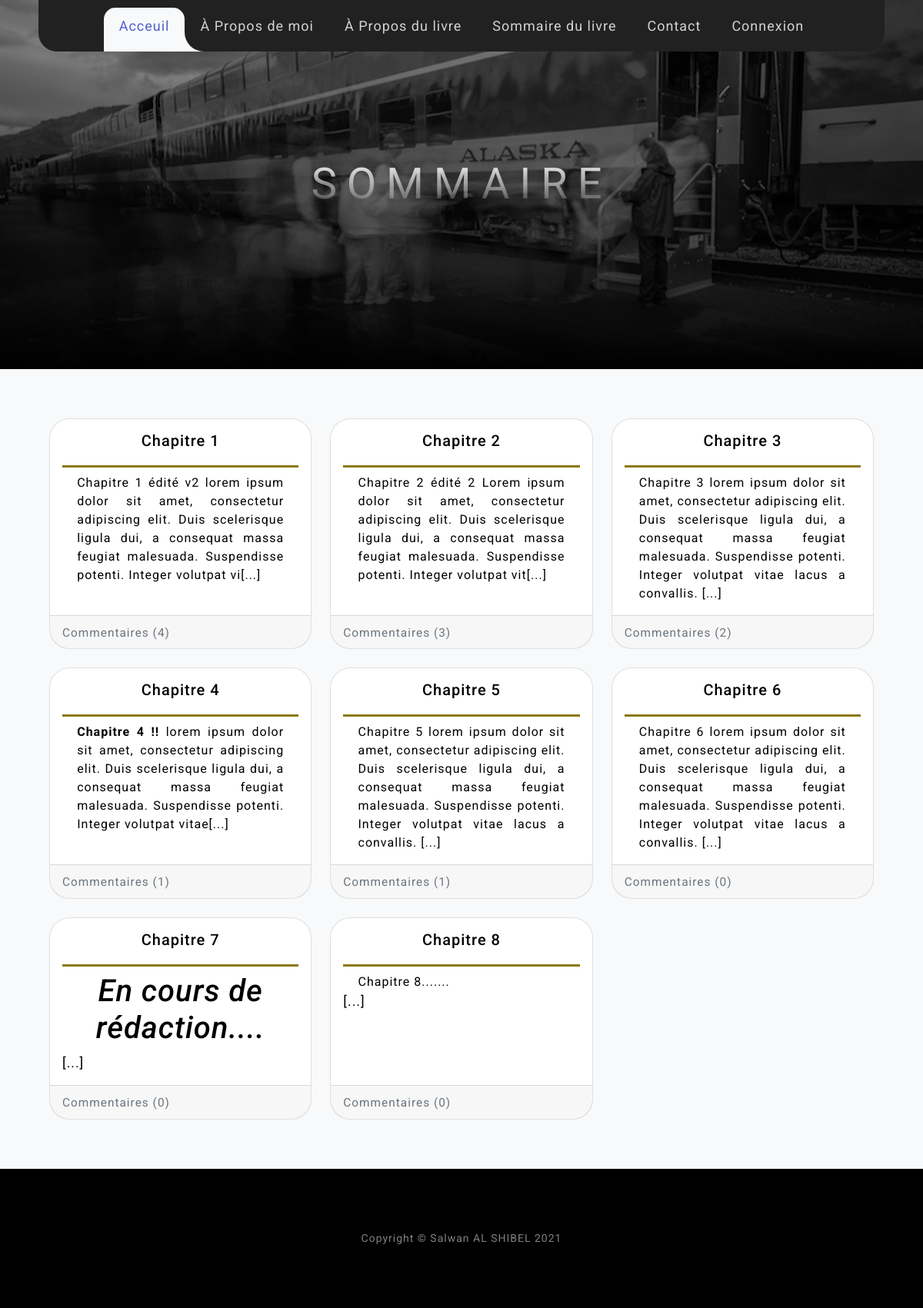
The page /articles on the database its author committed.
### tables this page shows
CREATE TABLE IF NOT EXISTS `posts` (
  `id` int NOT NULL AUTO_INCREMENT,
  `create_date` datetime NOT NULL DEFAULT CURRENT_TIMESTAMP,
  `title` varchar(255) NOT NULL,
  `content` text NOT NULL,
  PRIMARY KEY (`id`)
);

### app/controllers/ArticlesController.php (called while the page is built, shortened)
<?php
class ArticlesController extends Controller
{
    public function index(){
        $articles = $this->ModelArticles->getAll();
        $this->render('allArticles', compact('articles', 'comments'));
    }
}

### index.php (called while the page is built, shortened)
<?php
    require_once (ROOT.'app/models/ModelMain.php');
    $router = new Router();
    $router->requestRoute();
?>

### app/models/ModelArticles.php (called while the page is built, shortened)
<?php
class ModelArticles extends ModelMain{
    public function __construct(){
        $this->table = "posts";
    }
}

### app/models/ModelMain.php (called while the page is built, shortened)
<?php
abstract class ModelMain
{
    private $host = "localhost";
    private $db_name = "jf_alaska";
    private $charset = "utf8";
    private $username = "root";
    private $password = "";
    protected $_connection;
    public $table;
    public function getConnection(){
        $this->_connection = null;
        try{
            $this->_connection = new PDO('mysql:host='.$this->host.';dbname='.$this->db_name.';charset='.$this->charset, $this->username, $this->password);
        }catch(PDOException $exception){
            echo 'Erreur : '. $exception->getMessage();
        }
    }
    public function getAll(){
        $sql = "SELECT * FROM ". $this->table;
        $prepare = $this->_connection->prepare($sql);
        $prepare->execute();
        return $prepare->fetchAll();
    }
}

### app/views/allArticles.php (the view, shortened to what this page needs)
<header class="chaptershead">
    <div class="container d-flex h-100 align-items-center">
        <div class="mx-auto text-center">
            <h1 class="mx-auto my-5 text-uppercase" id="sommaire">Sommaire</h1>
        </div>
    </div>
</header>
<div class="row row-cols-1 row-cols-md-2 row-cols-xl-3 g-4" id="allChapters">
    <?php foreach($articles as $article):?>
        <?php $count = 0;?>
        <?php foreach($comments as $comment):
            if($comment['post_id'] == $article['id']){
            $count = $count + 1;}?>
        <?php endforeach; ?>
        <div class="col">
            <a href="/articles/chapitre/<?= str_replace(' ', '_', $article['id'])?>">
                <div class="card h-100">
                    <div class="card-body">
                        <h5 class="card-title"><?=$article['title']?></h5>
                        <p class="card-text"><?=substr($article['content'],0, 200);?>[...]</p>
                    </div>
                    <div class="card-footer">
                        <small class="text-muted"><?= 'Commentaires (' .$count. ')'?></small>
                    </div>
                </div>
            </a>
        </div>
    <?php endforeach; ?>
</div>

### public/css/style.css (style rules this page uses)
:root { --main-btn-color: #526a80; --btn-gold: #8c790f; --rust: #cc5318; }
body { letter-spacing: 0.0625em; font-family: 'Roboto', sans-serif; }
* { margin: 0; padding: 0; }
.card { border-radius: 1.5em; }
.chaptershead { position: relative; width: 100%; height: 20rem; padding: 15rem 0; background: linear-gradient(to bottom, rgba(0, 0, 0, 0.3) 0%, rgba(0, 0, 0, 0.7) 75%, #000000 100%), url("/public/images/alaska4.jpg"); background-position: center; background-repeat: no-repeat; background-attachment: scroll; background-size: cover; }
.chaptershead h1 { font-family: "Varela Round", -apple-system, BlinkMacSystemFont, "Segoe UI", Roboto, "Helvetica Neue", Arial, sans-serif, "Apple Color Emoji", "Segoe UI Emoji", "Segoe UI Symbol", "Noto Color Emoji"; font-size: 3.5rem; letter-spacing: 0.8rem; background: linear-gradient(rgba(255, 255, 255, 1), rgba(255, 255, 255, 0)); -webkit-text-fill-color: transparent; -webkit-background-clip: text; background-clip: text; }
#allChapters { padding: 4em; }
#allChapters a { text-decoration: none; color: black; font-size: 1.1em; }
#allChapters h5 { text-align: center; padding-bottom: 1em; border-bottom: solid; border-color: #8c790f; }
#allChapters p { margin: 0 1.2em; text-align: justify; font-size: 1rem; }
#allChapters .card { max-width: 360px; margin: auto; }
.card-footer:last-child { border-radius: 0 0 calc(2rem - 9px) calc(2rem - 9px); }

### rows shown on the page
posts: title "Chapitre 1", content "Chapitre 1 édité v2 lorem ipsum dolor sit amet, consectetur adipiscing elit. Duis scelerisque ligula dui, a consequat massa feugiat malesuada. Suspendisse potenti. Integer volutpat vi", count "4"
posts: title "Chapitre 2", content "Chapitre 2 édité 2 Lorem ipsum dolor sit amet, consectetur adipiscing elit. Duis scelerisque ligula dui, a consequat massa feugiat malesuada. Suspendisse potenti. Integer volutpat vit", count "3"
posts: title "Chapitre 3", content "Chapitre 3 lorem ipsum dolor sit amet, consectetur adipiscing elit. Duis scelerisque ligula dui, a consequat massa feugiat malesuada. Suspendisse potenti. Integer volutpat vitae lacus a convallis.", count "2"
posts: title "Chapitre 4", content "Chapitre 4 !! lorem ipsum dolor sit amet, consectetur adipiscing elit. Duis scelerisque ligula dui, a consequat massa feugiat malesuada. Suspendisse potenti. Integer volutpat vitae", count "1"
posts: title "Chapitre 5", content "Chapitre 5 lorem ipsum dolor sit amet, consectetur adipiscing elit. Duis scelerisque ligula dui, a consequat massa feugiat malesuada. Suspendisse potenti. Integer volutpat vitae lacus a convallis.", count "1"
posts: title "Chapitre 6", content "Chapitre 6 lorem ipsum dolor sit amet, consectetur adipiscing elit. Duis scelerisque ligula dui, a consequat massa feugiat malesuada. Suspendisse potenti. Integer volutpat vitae lacus a convallis.", count "0"
posts: title "Chapitre 7", content "En cours de rédaction....", count "0"
posts: title "Chapitre 8", content "Chapitre 8.......", count "0"
